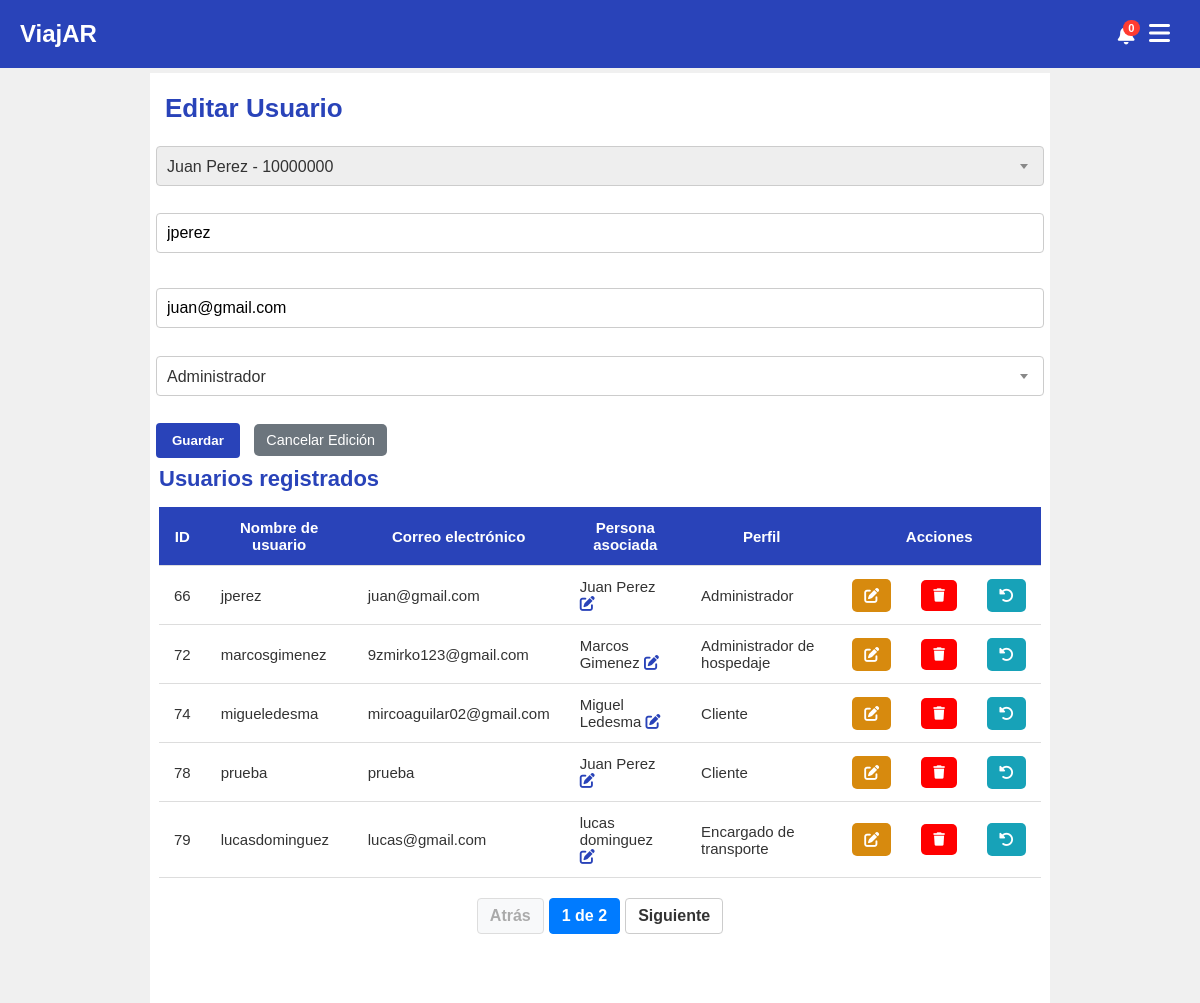
The page /index.php?page=usuarios&id=66 (signed in) on the database as committed earlier.
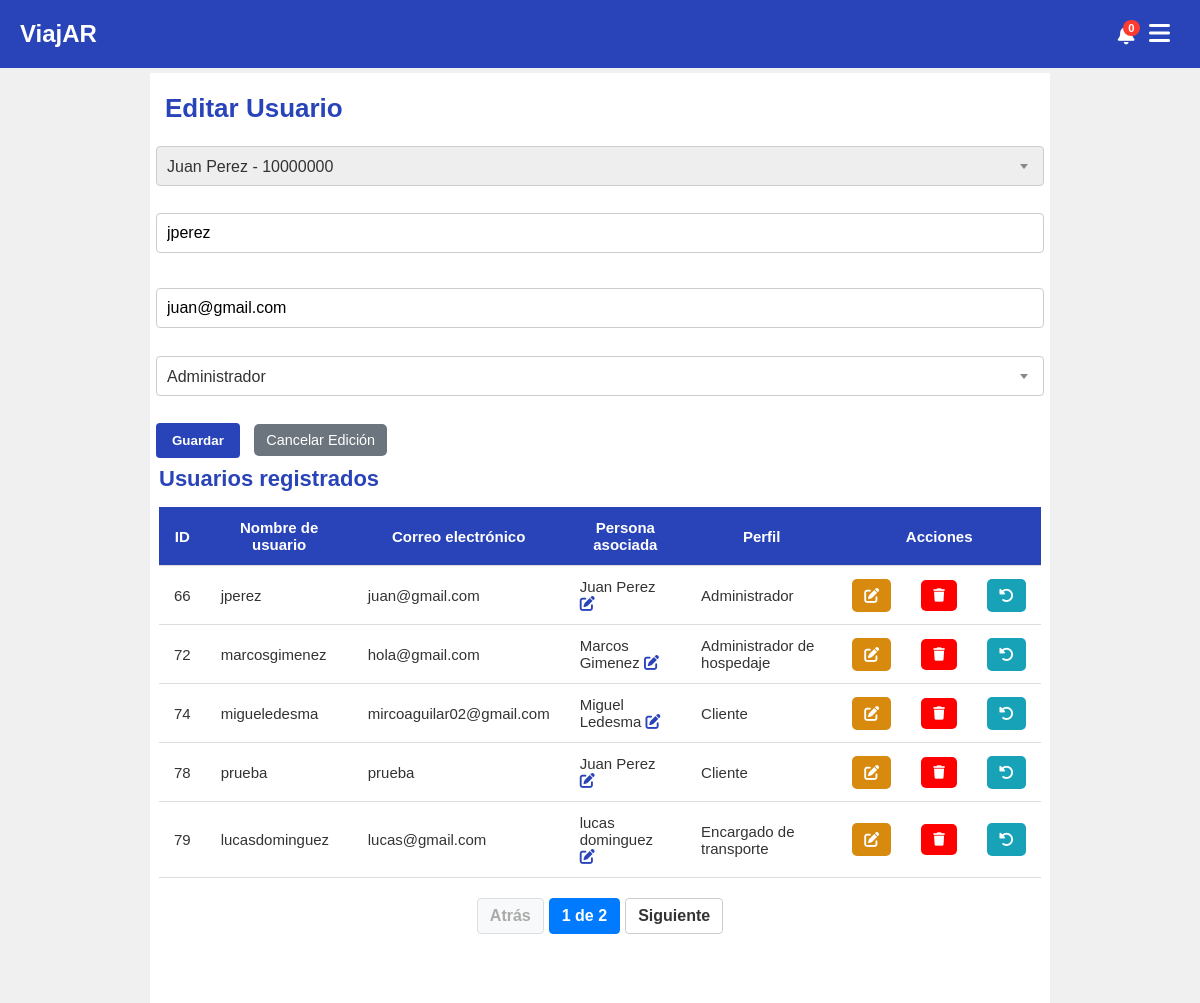
The same page on the database as committed later.
### tables this page shows
CREATE TABLE `usuarios` (
  `id_usuarios` int NOT NULL AUTO_INCREMENT,
  `usuarios_nombre_usuario` varchar(25) NOT NULL,
  `usuarios_email` varchar(45) NOT NULL,
  `usuarios_fecha_alta` datetime NOT NULL DEFAULT CURRENT_TIMESTAMP,
  `usuarios_password` varchar(245) NOT NULL,
  `activo` tinyint(1) NOT NULL DEFAULT '1',
  `rela_personas` int DEFAULT NULL,
  `rela_perfiles` int NOT NULL,
  PRIMARY KEY (`id_usuarios`),
  KEY `fk_usuarios_personas_idx` (`rela_personas`),
  KEY `fk_usuarios_tipo_de_usuarios1_idx` (`rela_perfiles`),
  CONSTRAINT `fk_usuarios_personas` FOREIGN KEY (`rela_personas`) REFERENCES `personas` (`id_personas`),
  CONSTRAINT `fk_usuarios_tipo_de_usuarios1` FOREIGN KEY (`rela_perfiles`) REFERENCES `perfiles` (`id_perfiles`)
);

CREATE TABLE `personas` (
  `id_personas` int NOT NULL AUTO_INCREMENT,
  `personas_nombre` varchar(45) DEFAULT NULL,
  `personas_apellido` varchar(45) DEFAULT NULL,
  `personas_fecha_nac` date DEFAULT NULL,
  `activo` tinyint(1) DEFAULT '1',
  `personas_dni` varchar(20) DEFAULT NULL,
  PRIMARY KEY (`id_personas`)
);

CREATE TABLE `perfiles` (
  `id_perfiles` int NOT NULL AUTO_INCREMENT,
  `perfiles_nombre` varchar(45) NOT NULL,
  `activo` tinyint NOT NULL DEFAULT '1',
  PRIMARY KEY (`id_perfiles`)
);

### views/paginas/usuarios.php (called while the page is built)
<?php include('views/paginas/usuarios/listado_usuarios.php'); ?>

### index.php (called while the page is built, shortened)
<?php
$plantilla = new PlantillaControlador();
$plantilla -> traer_plantilla();

### models/usuarios.php (called while the page is built, shortened)
<?php
require_once ('conexion.php');
class Usuario extends Pagination {
    public function traer_usuarios(){
        $conexion = new Conexion();
        $offset = $this->current_page * $this->page_size;
        $query = "SELECT
                        usuarios.id_usuarios,
                        usuarios.usuarios_nombre_usuario,
                        usuarios.usuarios_email,
                        usuarios.rela_personas,
                        usuarios.rela_perfiles,
                        perfiles.perfiles_nombre,
                        personas.personas_nombre,
                        personas.personas_apellido
                  FROM usuarios
                  JOIN perfiles ON usuarios.rela_perfiles = perfiles.id_perfiles
                  JOIN personas ON usuarios.rela_personas = personas.id_personas
                  WHERE usuarios.activo = 1
                  LIMIT $offset, $this->page_size";
        return $conexion->consultar($query);
    }
    }

### models/conexion.php (called while the page is built, shortened)
<?php
class Conexion {
    private $con;
    private $servidor;
    private $usuario;
    private $password;
    private $base_datos;
    public function __construct() {
        $this->servidor = 'localhost';
        $this->usuario = 'root';
        $this->password = '';
        $this->base_datos = 'viajar';
    }
    public function conectar() {
        if (!$this->con) {
            $this->con = new mysqli($this->servidor, $this->usuario, $this->password, $this->base_datos);
            $this->con->set_charset("utf8");
        }
        return $this->con;
    }
    public function consultar($query) {
        $resultado = $this->conectar()->query($query);
        $data = [];
        if ($resultado && $resultado->num_rows > 0) {
            while ($row = $resultado->fetch_assoc()) {
                $data[] = $row;
            }
        }
        return $data;
    }
}

### views/paginas/usuarios/listado_usuarios.php (the view, shortened to what the changed rows need)
<?php
require_once('models/usuarios.php');
$page_size = 5;
$current_page = 0;
$usuarios = new Usuario();
$usuarios->page_size = $page_size;
$usuarios->current_page = $current_page;
$result_usuarios = $usuarios->traer_usuarios();
$editing_mode = false;
if (isset($_GET['id'])) {
    $id_usuario_editar = htmlspecialchars($_GET['id']);
    $usuario_data_para_form = $usuarios->traer_usuarios_por_id($id_usuario_editar);
    if (!empty($usuario_data_para_form)) {
        $editing_mode = true;
    } else {
        header("Location: index.php?page=usuarios&message=Usuario a editar no encontrado o inactivo&status=danger");
        exit;
    }
}
?>
<!DOCTYPE html>
<html lang="es">
<head>
    <link rel="stylesheet" href="assets/css/listado_usuarios.css?v=1">
    <link rel="stylesheet" href="https://cdnjs.cloudflare.com/ajax/libs/font-awesome/6.0.0-beta3/css/all.min.css">
</head>
<body>
    <div class="container">
        <form id="form-crear-usuario" method="post" action="controllers/usuarios/usuarios.controlador.php">
            <h1><?php echo $editing_mode ? 'Editar Usuario' : 'Crear Usuario'; ?></h1>
        </form>
    </div>
    <div class="container">
        <h2>Usuarios registrados</h2>
        <table>
            <thead>
                <tr>
                    <th>ID</th>
                    <th>Nombre de usuario</th>
                    <th>Correo electrónico</th>
                    <th>Persona asociada</th>
                    <th>Perfil</th>
                    <th id="acciones" colspan="3">Acciones</th>
                </tr>
            </thead>
            <tbody>
                <?php
                if (!empty($result_usuarios)):
                    foreach ($result_usuarios as $row):
                ?>
                    <tr>
                        <td><?php echo htmlspecialchars($row['id_usuarios']); ?></td>
                        <td><?php echo htmlspecialchars($row['usuarios_nombre_usuario']); ?></td>
                        <td><?php echo htmlspecialchars($row['usuarios_email']); ?></td>
                        <td>
                        <?php echo htmlspecialchars($row['personas_nombre'] . ' ' . $row['personas_apellido']); ?>
                        <a href="#" class="editar-persona-btn" data-persona-id="<?php echo htmlspecialchars($row['rela_personas']); ?>" title="Editar persona">
                            <i class="fa-solid fa-pen-to-square"></i>
                        </a>
                        </td>
                        <td><?php echo htmlspecialchars($row['perfiles_nombre']); ?></td>
                        <td><a id="editar" href="index.php?page=usuarios&id=<?php echo htmlspecialchars($row['id_usuarios']); ?>"><i class="fa-solid fa-pen-to-square"></i></a></td>
                        <td>
                            <button class="btn-eliminar"
                                    data-id="<?php echo htmlspecialchars($row['id_usuarios']); ?>"
                                    data-entity="usuarios"
                                    data-action="eliminar">
                                <i class="fa-solid fa-trash"></i>
                            </button>
                        </td>
                        <td>
                            <a id="reset" href="controllers/usuarios/email.controlador.php?action=reset_password_admin&email=<?php echo urlencode($row['usuarios_email']); ?>&origin=admin">
                                <i class="fa-solid fa-rotate-left"></i>
                            </a>
                        </td>
                    </tr>
                <?php
                    endforeach;
                else:
                ?>
                    <tr>
                        <td colspan="7">No hay usuarios registrados.</td>
                    </tr>
                <?php
                endif;
                ?>
            </tbody>
        </table>
    </div>
</body>
</html>

Rows that differ between the two databases and show on the page:
changed usuarios "marcosgimenez": usuarios_email "9zmirko123@gmail.com" → "hola@gmail.com"
